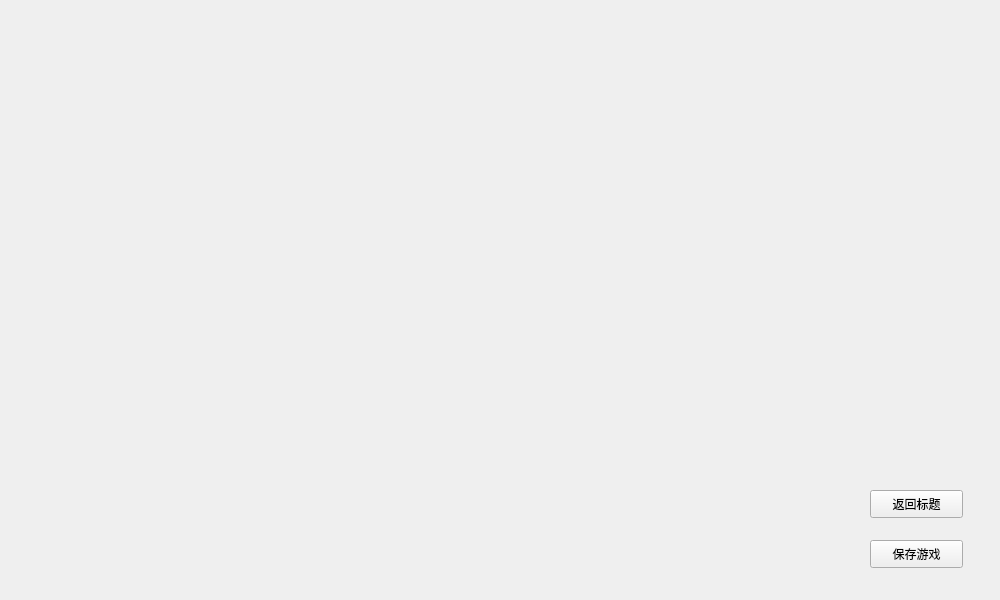
<?xml version="1.0" encoding="UTF-8"?>
<ui version="4.0">
 <class>GameWidget</class>
 <widget class="QWidget" name="GameWidget">
  <property name="geometry">
   <rect>
    <x>0</x>
    <y>0</y>
    <width>1000</width>
    <height>600</height>
   </rect>
  </property>
  <property name="windowTitle">
   <string>Form</string>
  </property>
  <widget class="QPushButton" name="pushButton">
   <property name="geometry">
    <rect>
     <x>870</x>
     <y>540</y>
     <width>93</width>
     <height>28</height>
    </rect>
   </property>
   <property name="text">
    <string>保存游戏</string>
   </property>
  </widget>
  <widget class="QPushButton" name="pushButton_2">
   <property name="geometry">
    <rect>
     <x>870</x>
     <y>490</y>
     <width>93</width>
     <height>28</height>
    </rect>
   </property>
   <property name="text">
    <string>返回标题</string>
   </property>
  </widget>
 </widget>
 <resources/>
 <connections/>
</ui>
